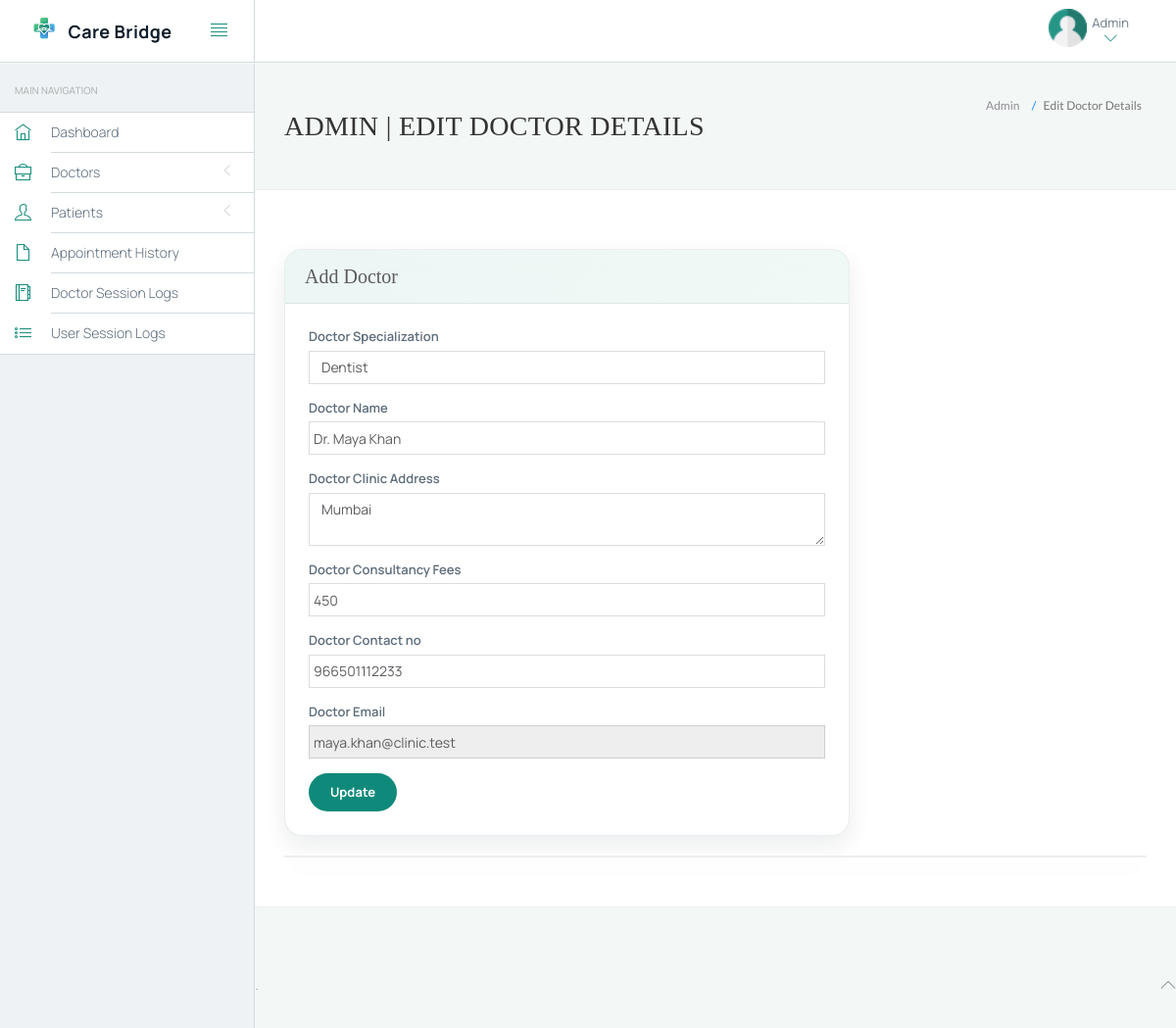
The page /hms/admin/edit-doctor.php?id=1 (signed in) on the database its author committed.
### tables this page shows
CREATE TABLE IF NOT EXISTS `doctors` (
  `id` int(11) NOT NULL,
  `specilization` varchar(255) NOT NULL,
  `doctorName` varchar(255) NOT NULL,
  `address` longtext NOT NULL,
  `docFees` varchar(255) NOT NULL,
  `contactno` bigint(11) NOT NULL,
  `docEmail` varchar(255) NOT NULL,
  `password` varchar(255) NOT NULL,
  `creationDate` timestamp NOT NULL DEFAULT CURRENT_TIMESTAMP,
  `updationDate` varchar(255) NOT NULL
);

### hms/admin/edit-doctor.php (the view, shortened to what this page needs)
<?php
include('include/config.php');
$did=intval($_GET['id']);
?>
<!DOCTYPE html>
<html lang="en">
	<head>
		<link rel="stylesheet" href="vendor/bootstrap/css/bootstrap.min.css">
		<link rel="stylesheet" href="vendor/fontawesome/css/font-awesome.min.css">
		<link rel="stylesheet" href="vendor/themify-icons/themify-icons.min.css">
		<link href="vendor/animate.css/animate.min.css" rel="stylesheet" media="screen">
		<link href="vendor/perfect-scrollbar/perfect-scrollbar.min.css" rel="stylesheet" media="screen">
		<link href="vendor/switchery/switchery.min.css" rel="stylesheet" media="screen">
		<link href="vendor/bootstrap-touchspin/jquery.bootstrap-touchspin.min.css" rel="stylesheet" media="screen">
		<link href="vendor/select2/select2.min.css" rel="stylesheet" media="screen">
		<link href="vendor/bootstrap-datepicker/bootstrap-datepicker3.standalone.min.css" rel="stylesheet" media="screen">
		<link href="vendor/bootstrap-timepicker/bootstrap-timepicker.min.css" rel="stylesheet" media="screen">
		<link rel="stylesheet" href="assets/css/styles.css">
		<link rel="stylesheet" href="assets/css/plugins.css">
		<link rel="stylesheet" href="assets/css/themes/theme-1.css" id="skin_color" />
	</head>
	<body>
		<div id="app">
<?php include('include/sidebar.php');?>
			<div class="app-content">
						<?php include('include/header.php');?>
				<div class="main-content" >
					<div class="wrap-content container" id="container">
						<section id="page-title">
							<div class="row">
								<div class="col-sm-8">
									<h1 class="mainTitle">Admin | Edit Doctor Details</h1>
																	</div>
								<ol class="breadcrumb">
									<li>
										<span>Admin</span>
									</li>
									<li class="active">
										<span>Edit Doctor Details</span>
									</li>
								</ol>
							</div>
						</section>
						<div class="container-fluid container-fullw bg-white">
							<div class="row">
								<div class="col-md-12">
									<div class="row margin-top-30">
										<div class="col-lg-8 col-md-12">
											<div class="panel panel-white care-panel">
												<div class="panel-heading">
													<h5 class="panel-title">Add Doctor</h5>
												</div>
												<div class="panel-body">
									<?php $sql=mysqli_query($bd, "select * from doctors where id='$did'");
while($data=mysqli_fetch_array($sql))
{
?>
													<form role="form" name="adddoc" method="post" onSubmit="return valid();" class="care-form">
														<div class="form-group">
															<label for="DoctorSpecialization">
																Doctor Specialization
															</label>
							<select name="Doctorspecialization" class="form-control" required="required">
					<option value="<?php echo htmlentities($data['specilization']);?>">
					<?php echo htmlentities($data['specilization']);?></option>
															</select>
														</div>
<div class="form-group">
															<label for="doctorname">
																 Doctor Name
															</label>
	<input type="text" name="docname" class="form-control" value="<?php echo htmlentities($data['doctorName']);?>" >
														</div>
<div class="form-group">
															<label for="address">
																 Doctor Clinic Address
															</label>
					<textarea name="clinicaddress" class="form-control"><?php echo htmlentities($data['address']);?></textarea>
														</div>
<div class="form-group">
															<label for="fess">
																 Doctor Consultancy Fees
															</label>
		<input type="text" name="docfees" class="form-control" required="required"  value="<?php echo htmlentities($data['docFees']);?>" >
														</div>
<div class="form-group">
									<label for="fess">
																 Doctor Contact no
															</label>
					<input type="text" name="doccontact" class="form-control" required="required"  value="<?php echo htmlentities($data['contactno']);?>">
														</div>
<div class="form-group">
									<label for="fess">
																 Doctor Email
															</label>
					<input type="email" name="docemail" class="form-control"  readonly="readonly"  value="<?php echo htmlentities($data['docEmail']);?>">
														</div>
														<?php } ?>
														<button type="submit" name="submit" class="care-btn">
															Update
														</button>
													</form>
												</div>
											</div>
										</div>
											</div>
										</div>
									<div class="col-lg-12 col-md-12">
											<div class="panel panel-white care-panel">
											</div>
										</div>
									</div>
								</div>
							</div>
						</div>
					</div>
				</div>
	<?php include('include/footer.php');?>
	</body>
</html>

### hms/admin/assets/css/themes/theme-1.css (style rules this page uses)
body { background: #f3f7f6; }

### hms/admin/include/care-bridge-ui.php (style rules this page uses)
:root { --ink: #0f1d2b; --muted: #5c6b7a; --primary: #0f8a7a; --primary-2: #0b6b5f; --surface: #ffffff; --shadow: 0 16px 36px rgba(15, 29, 43, 0.12); --shadow-soft: 0 10px 24px rgba(15, 29, 43, 0.08); --radius-lg: 18px; --radius-md: 12px; }
body, #app { font-family: 'Manrope', sans-serif; }
#page-title h1 { font-family: 'Playfair Display', serif; letter-spacing: .3px; }
.care-panel { border-radius: var(--radius-lg); border: 1px solid rgba(15, 29, 43, .08); box-shadow: var(--shadow-soft); overflow: hidden; }
.care-panel .panel-heading { background: linear-gradient(120deg, rgba(15, 138, 122, .08), rgba(58, 178, 131, .08)); border-bottom: 1px solid rgba(15, 29, 43, .08); padding: 16px 20px; }
.care-panel .panel-title { font-family: 'Playfair Display', serif; font-size: 20px; }
.care-panel .panel-body { padding: 24px; }
.care-form .form-control { border-radius: 12px; border: 1px solid rgba(15, 29, 43, .15); box-shadow: none; }
.care-form label { color: var(--muted); font-weight: 600; }
.care-btn { background: var(--primary); color: #fff; border: none; padding: 10px 22px; border-radius: 999px; font-weight: 700; transition: transform .2s ease, box-shadow .2s ease, background .2s ease; }

### rows shown on the page
doctors: Doctorspecialization "Dentist", docname "Dr. Maya Khan", clinicaddress "Mumbai", docfees "450", doccontact "966501112233", docemail "maya.khan@clinic.test"
